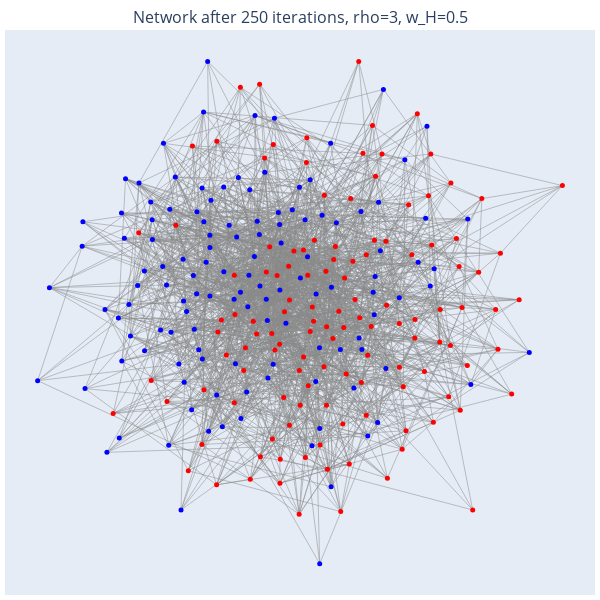

Notebook cell for this chart:
### Code cell
# parameter selection
test_sim = JacksonSimulationV2(0, 250, 10, 0.5, 10, 0.5, 0.5, biased=True, rho=1.5, epsilon=1.5)

plotly_sim_drawing.plotly_draw(plotly_sim_drawing(), test_sim, layout='spring', draw_largest_CC=True, title=f'Network after {250} iterations, rho={3}, w_H={0.5}')

### Figure 1 — Plotly figure (JSON) as saved in the notebook; plotly's stock layout.template omitted (floating-point values rounded to 4 significant figures; data arrays with more than 128 entries replaced by an {"elided": "..."} marker saying what was removed)
{"data": [{"line": {"color": "#888", "width": 0.5}, "mode": "lines", "type": "scatter", "x": {"elided": "6102 float values"}, "y": {"elided": "6102 float values"}}, {"hoverinfo": "text", "marker": {"color": {"elided": "250 str values"}, "size": 5}, "mode": "markers", "text": {"elided": "250 str values"}, "type": "scatter", "x": {"elided": "250 float values"}, "y": {"elided": "250 float values"}}], "layout": {"height": 600, "hovermode": "closest", "margin": {"b": 5, "l": 5, "r": 5, "t": 30}, "showlegend": false, "title": {"font": {"size": 16}, "text": "Network after 250 iterations, rho=3, w_H=0.5", "x": 0.5, "y": 0.98}, "width": 600, "xaxis": {"showgrid": false, "showticklabels": false, "zeroline": false}, "yaxis": {"showgrid": false, "showticklabels": false, "zeroline": false}}}
